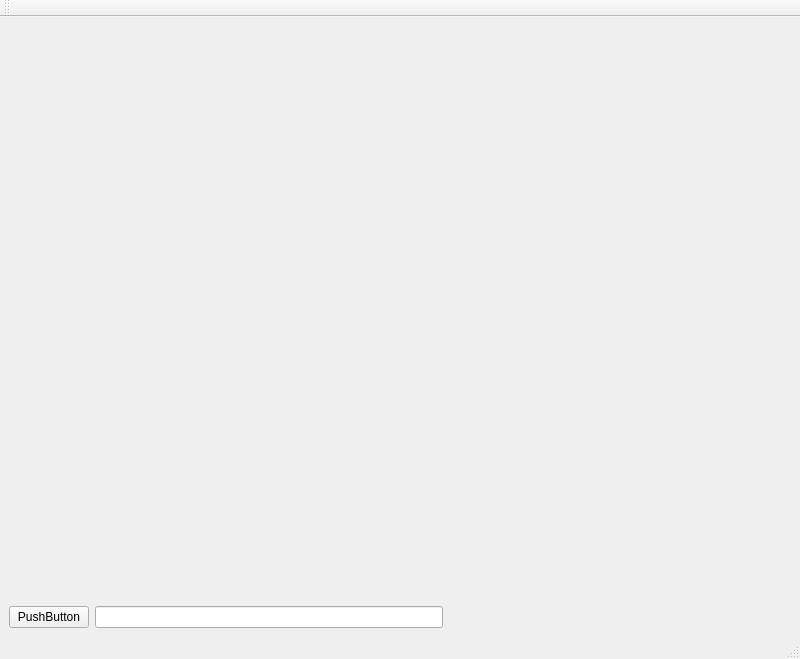
<?xml version="1.0" encoding="UTF-8"?>
<ui version="4.0">
 <class>WindowBase</class>
 <widget class="QMainWindow" name="WindowBase">
  <property name="geometry">
   <rect>
    <x>0</x>
    <y>0</y>
    <width>800</width>
    <height>659</height>
   </rect>
  </property>
  <property name="windowTitle">
   <string>MainWindow</string>
  </property>
  <widget class="QWidget" name="centralwidget">
   <layout class="QVBoxLayout" name="verticalLayout">
    <item>
     <layout class="QHBoxLayout" name="horizontalLayout_2">
      <item>
       <widget class="QWidget" name="widgetVTK" native="true">
        <property name="sizePolicy">
         <sizepolicy hsizetype="Preferred" vsizetype="Expanding">
          <horstretch>0</horstretch>
          <verstretch>0</verstretch>
         </sizepolicy>
        </property>
        <widget class="WidgetVTK" name="widgetvtk" native="true">
         <property name="geometry">
          <rect>
           <x>179</x>
           <y>20</y>
           <width>581</width>
           <height>511</height>
          </rect>
         </property>
        </widget>
       </widget>
      </item>
     </layout>
    </item>
    <item>
     <layout class="QHBoxLayout" name="horizontalLayout">
      <item>
       <widget class="QPushButton" name="pushButton">
        <property name="text">
         <string>PushButton</string>
        </property>
       </widget>
      </item>
      <item>
       <widget class="QLineEdit" name="lineEdit"/>
      </item>
      <item>
       <spacer name="horizontalSpacer">
        <property name="orientation">
         <enum>Qt::Horizontal</enum>
        </property>
        <property name="sizeHint" stdset="0">
         <size>
          <width>40</width>
          <height>20</height>
         </size>
        </property>
       </spacer>
      </item>
     </layout>
    </item>
   </layout>
  </widget>
  <widget class="QMenuBar" name="menubar">
   <property name="geometry">
    <rect>
     <x>0</x>
     <y>0</y>
     <width>800</width>
     <height>22</height>
    </rect>
   </property>
  </widget>
  <widget class="QStatusBar" name="statusbar"/>
  <widget class="QToolBar" name="toolBar">
   <property name="windowTitle">
    <string>toolBar</string>
   </property>
   <attribute name="toolBarArea">
    <enum>TopToolBarArea</enum>
   </attribute>
   <attribute name="toolBarBreak">
    <bool>false</bool>
   </attribute>
  </widget>
 </widget>
 <customwidgets>
  <customwidget>
   <class>WidgetVTK</class>
   <extends>QWidget</extends>
   <header>WidgetVTK</header>
   <container>1</container>
  </customwidget>
 </customwidgets>
 <resources/>
 <connections/>
</ui>
